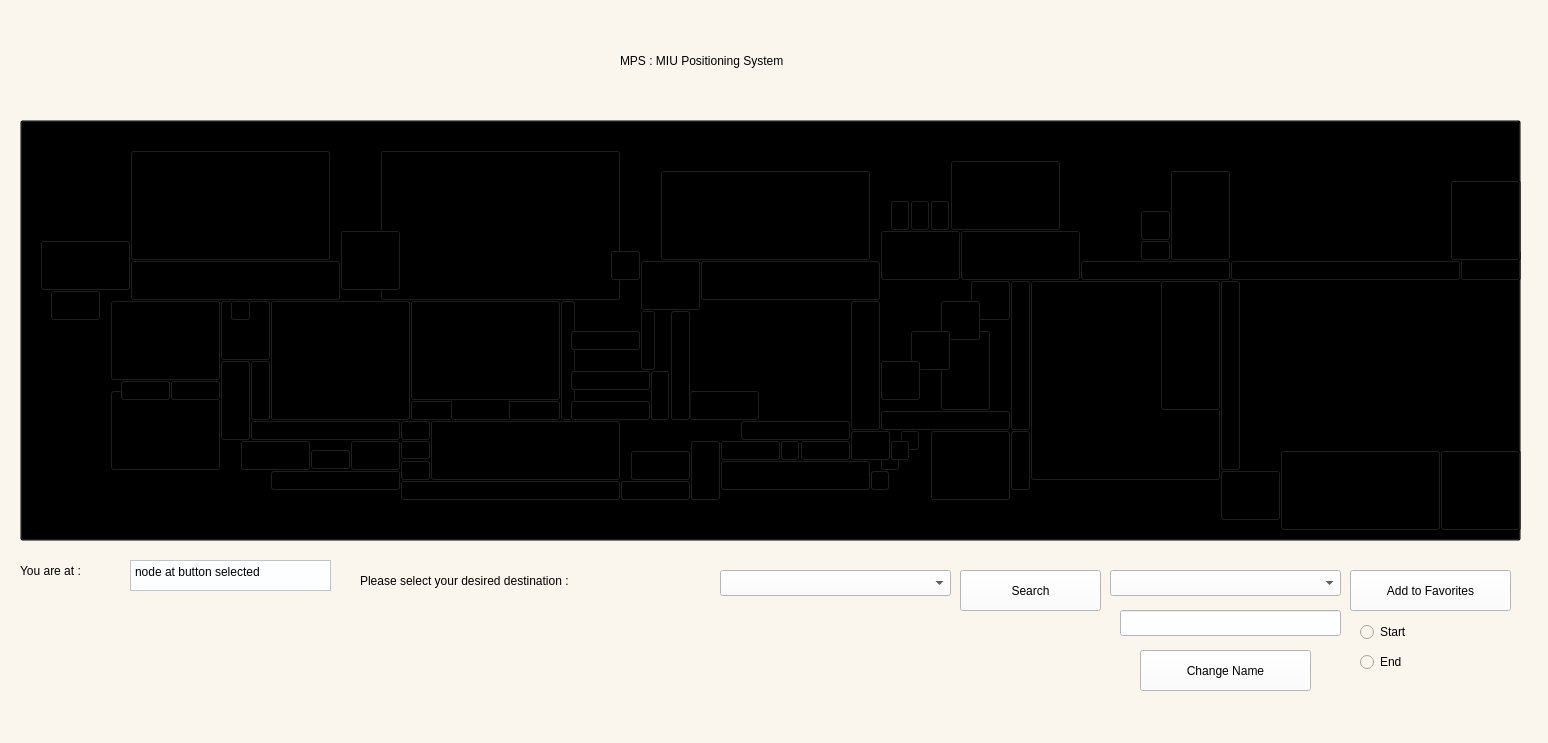
<?xml version="1.0" encoding="UTF-8"?>
<ui version="4.0">
 <class>MPS</class>
 <widget class="QMainWindow" name="MPS">
  <property name="geometry">
   <rect>
    <x>0</x>
    <y>0</y>
    <width>1548</width>
    <height>743</height>
   </rect>
  </property>
  <property name="sizePolicy">
   <sizepolicy hsizetype="Fixed" vsizetype="Fixed">
    <horstretch>0</horstretch>
    <verstretch>0</verstretch>
   </sizepolicy>
  </property>
  <property name="windowTitle">
   <string>MPS</string>
  </property>
  <property name="windowIcon">
   <iconset>
    <normaloff>resources/logo.png</normaloff>resources/logo.png</iconset>
  </property>
  <property name="styleSheet">
   <string notr="true">background-color: rgb(250, 246, 238);</string>
  </property>
  <widget class="QWidget" name="centralwidget">
   <widget class="QPushButton" name="p1_9">
    <property name="geometry">
     <rect>
      <x>740</x>
      <y>420</y>
      <width>111</width>
      <height>21</height>
     </rect>
    </property>
    <property name="styleSheet">
     <string notr="true">QPushButton{background:transparent;}</string>
    </property>
    <property name="text">
     <string/>
    </property>
   </widget>
   <widget class="QPushButton" name="Cinnabon">
    <property name="geometry">
     <rect>
      <x>900</x>
      <y>430</y>
      <width>20</width>
      <height>21</height>
     </rect>
    </property>
    <property name="styleSheet">
     <string notr="true">QPushButton{background:transparent;}</string>
    </property>
    <property name="text">
     <string/>
    </property>
   </widget>
   <widget class="QPushButton" name="p1_0">
    <property name="geometry">
     <rect>
      <x>940</x>
      <y>330</y>
      <width>51</width>
      <height>81</height>
     </rect>
    </property>
    <property name="styleSheet">
     <string notr="true">QPushButton{background:transparent;}</string>
    </property>
    <property name="text">
     <string/>
    </property>
   </widget>
   <widget class="QPushButton" name="CoffeeBoy">
    <property name="geometry">
     <rect>
      <x>930</x>
      <y>200</y>
      <width>20</width>
      <height>31</height>
     </rect>
    </property>
    <property name="styleSheet">
     <string notr="true">QPushButton{background:transparent;}</string>
    </property>
    <property name="text">
     <string/>
    </property>
   </widget>
   <widget class="QPushButton" name="Exit">
    <property name="geometry">
     <rect>
      <x>1460</x>
      <y>250</y>
      <width>61</width>
      <height>31</height>
     </rect>
    </property>
    <property name="styleSheet">
     <string notr="true">QPushButton{background:transparent;}</string>
    </property>
    <property name="text">
     <string/>
    </property>
   </widget>
   <widget class="QPushButton" name="p5_0">
    <property name="geometry">
     <rect>
      <x>1140</x>
      <y>240</y>
      <width>31</width>
      <height>21</height>
     </rect>
    </property>
    <property name="styleSheet">
     <string notr="true">QPushButton{background:transparent;}</string>
    </property>
    <property name="text">
     <string/>
    </property>
   </widget>
   <widget class="QPushButton" name="Pharamacy">
    <property name="geometry">
     <rect>
      <x>660</x>
      <y>170</y>
      <width>211</width>
      <height>91</height>
     </rect>
    </property>
    <property name="styleSheet">
     <string notr="true">QPushButton{background:transparent;}</string>
    </property>
    <property name="text">
     <string/>
    </property>
   </widget>
   <widget class="QPushButton" name="OpposeMain">
    <property name="geometry">
     <rect>
      <x>1170</x>
      <y>170</y>
      <width>61</width>
      <height>91</height>
     </rect>
    </property>
    <property name="styleSheet">
     <string notr="true">QPushButton{background:transparent;}</string>
    </property>
    <property name="text">
     <string/>
    </property>
   </widget>
   <widget class="QPushButton" name="Shabrawy">
    <property name="geometry">
     <rect>
      <x>890</x>
      <y>200</y>
      <width>20</width>
      <height>31</height>
     </rect>
    </property>
    <property name="styleSheet">
     <string notr="true">QPushButton{background:transparent;}</string>
    </property>
    <property name="text">
     <string/>
    </property>
   </widget>
   <widget class="QPushButton" name="N_">
    <property name="geometry">
     <rect>
      <x>430</x>
      <y>420</y>
      <width>191</width>
      <height>61</height>
     </rect>
    </property>
    <property name="styleSheet">
     <string notr="true">QPushButton{background:transparent;}</string>
    </property>
    <property name="text">
     <string/>
    </property>
   </widget>
   <widget class="QPushButton" name="p3_0">
    <property name="geometry">
     <rect>
      <x>650</x>
      <y>370</y>
      <width>20</width>
      <height>51</height>
     </rect>
    </property>
    <property name="styleSheet">
     <string notr="true">QPushButton{background:transparent;}</string>
    </property>
    <property name="text">
     <string/>
    </property>
   </widget>
   <widget class="QPushButton" name="K_">
    <property name="geometry">
     <rect>
      <x>950</x>
      <y>160</y>
      <width>111</width>
      <height>71</height>
     </rect>
    </property>
    <property name="styleSheet">
     <string notr="true">QPushButton{background:transparent;}</string>
    </property>
    <property name="text">
     <string/>
    </property>
   </widget>
   <widget class="QPushButton" name="Entry">
    <property name="geometry">
     <rect>
      <x>1450</x>
      <y>180</y>
      <width>71</width>
      <height>81</height>
     </rect>
    </property>
    <property name="styleSheet">
     <string notr="true">QPushButton{background:transparent;}</string>
    </property>
    <property name="text">
     <string/>
    </property>
   </widget>
   <widget class="QPushButton" name="Booth">
    <property name="geometry">
     <rect>
      <x>880</x>
      <y>450</y>
      <width>20</width>
      <height>21</height>
     </rect>
    </property>
    <property name="styleSheet">
     <string notr="true">QPushButton{background:transparent;}</string>
    </property>
    <property name="text">
     <string/>
    </property>
   </widget>
   <widget class="QPushButton" name="p2_4">
    <property name="geometry">
     <rect>
      <x>689</x>
      <y>390</y>
      <width>71</width>
      <height>31</height>
     </rect>
    </property>
    <property name="styleSheet">
     <string notr="true">QPushButton{background:transparent;}</string>
    </property>
    <property name="text">
     <string/>
    </property>
   </widget>
   <widget class="QPushButton" name="p9">
    <property name="geometry">
     <rect>
      <x>1010</x>
      <y>430</y>
      <width>21</width>
      <height>61</height>
     </rect>
    </property>
    <property name="styleSheet">
     <string notr="true">QPushButton{background:transparent;}</string>
    </property>
    <property name="text">
     <string/>
    </property>
   </widget>
   <widget class="QPushButton" name="Main">
    <property name="geometry">
     <rect>
      <x>1030</x>
      <y>280</y>
      <width>191</width>
      <height>201</height>
     </rect>
    </property>
    <property name="styleSheet">
     <string notr="true">QPushButton{background:transparent;}</string>
    </property>
    <property name="text">
     <string/>
    </property>
   </widget>
   <widget class="QPushButton" name="sideMain">
    <property name="geometry">
     <rect>
      <x>930</x>
      <y>430</y>
      <width>81</width>
      <height>71</height>
     </rect>
    </property>
    <property name="styleSheet">
     <string notr="true">QPushButton{background:transparent;}</string>
    </property>
    <property name="text">
     <string/>
    </property>
   </widget>
   <widget class="QPushButton" name="TBS">
    <property name="geometry">
     <rect>
      <x>890</x>
      <y>440</y>
      <width>20</width>
      <height>21</height>
     </rect>
    </property>
    <property name="styleSheet">
     <string notr="true">QPushButton{background:transparent;}</string>
    </property>
    <property name="text">
     <string/>
    </property>
   </widget>
   <widget class="QPushButton" name="p1_5">
    <property name="geometry">
     <rect>
      <x>880</x>
      <y>410</y>
      <width>131</width>
      <height>21</height>
     </rect>
    </property>
    <property name="styleSheet">
     <string notr="true">QPushButton{background:transparent;}</string>
    </property>
    <property name="text">
     <string/>
    </property>
   </widget>
   <widget class="QPushButton" name="StaffEntry">
    <property name="geometry">
     <rect>
      <x>1440</x>
      <y>450</y>
      <width>81</width>
      <height>81</height>
     </rect>
    </property>
    <property name="styleSheet">
     <string notr="true">QPushButton{background:transparent;}</string>
    </property>
    <property name="text">
     <string/>
    </property>
   </widget>
   <widget class="QPushButton" name="p1_8">
    <property name="geometry">
     <rect>
      <x>640</x>
      <y>260</y>
      <width>61</width>
      <height>51</height>
     </rect>
    </property>
    <property name="styleSheet">
     <string notr="true">QPushButton{background:transparent;}</string>
    </property>
    <property name="text">
     <string/>
    </property>
   </widget>
   <widget class="QPushButton" name="R2GO">
    <property name="geometry">
     <rect>
      <x>1140</x>
      <y>210</y>
      <width>31</width>
      <height>31</height>
     </rect>
    </property>
    <property name="styleSheet">
     <string notr="true">QPushButton{background:transparent;}</string>
    </property>
    <property name="text">
     <string/>
    </property>
   </widget>
   <widget class="QPushButton" name="Reception">
    <property name="geometry">
     <rect>
      <x>1160</x>
      <y>280</y>
      <width>61</width>
      <height>131</height>
     </rect>
    </property>
    <property name="styleSheet">
     <string notr="true">QPushButton{background:transparent;}</string>
    </property>
    <property name="text">
     <string/>
    </property>
   </widget>
   <widget class="QPushButton" name="Manousha">
    <property name="geometry">
     <rect>
      <x>910</x>
      <y>200</y>
      <width>20</width>
      <height>31</height>
     </rect>
    </property>
    <property name="styleSheet">
     <string notr="true">QPushButton{background:transparent;}</string>
    </property>
    <property name="text">
     <string/>
    </property>
   </widget>
   <widget class="QPushButton" name="Mosque">
    <property name="geometry">
     <rect>
      <x>630</x>
      <y>450</y>
      <width>61</width>
      <height>31</height>
     </rect>
    </property>
    <property name="styleSheet">
     <string notr="true">QPushButton{background:transparent;}</string>
    </property>
    <property name="text">
     <string/>
    </property>
   </widget>
   <widget class="QPushButton" name="Faraghly">
    <property name="geometry">
     <rect>
      <x>870</x>
      <y>470</y>
      <width>20</width>
      <height>21</height>
     </rect>
    </property>
    <property name="styleSheet">
     <string notr="true">QPushButton{background:transparent;}</string>
    </property>
    <property name="text">
     <string/>
    </property>
   </widget>
   <widget class="QPushButton" name="p1_1">
    <property name="geometry">
     <rect>
      <x>970</x>
      <y>280</y>
      <width>41</width>
      <height>41</height>
     </rect>
    </property>
    <property name="styleSheet">
     <string notr="true">QPushButton{background:transparent;}</string>
    </property>
    <property name="text">
     <string/>
    </property>
   </widget>
   <widget class="QPushButton" name="p3_5">
    <property name="geometry">
     <rect>
      <x>560</x>
      <y>300</y>
      <width>16</width>
      <height>121</height>
     </rect>
    </property>
    <property name="styleSheet">
     <string notr="true">QPushButton{background:transparent;}</string>
    </property>
    <property name="text">
     <string/>
    </property>
   </widget>
   <widget class="QPushButton" name="S_">
    <property name="geometry">
     <rect>
      <x>380</x>
      <y>150</y>
      <width>241</width>
      <height>151</height>
     </rect>
    </property>
    <property name="styleSheet">
     <string notr="true">QPushButton{background:transparent;}</string>
    </property>
    <property name="text">
     <string/>
    </property>
   </widget>
   <widget class="QPushButton" name="MiniMarket">
    <property name="geometry">
     <rect>
      <x>610</x>
      <y>250</y>
      <width>31</width>
      <height>31</height>
     </rect>
    </property>
    <property name="styleSheet">
     <string notr="true">QPushButton{background:transparent;}</string>
    </property>
    <property name="text">
     <string/>
    </property>
   </widget>
   <widget class="QPushButton" name="p3_4">
    <property name="geometry">
     <rect>
      <x>570</x>
      <y>400</y>
      <width>81</width>
      <height>21</height>
     </rect>
    </property>
    <property name="styleSheet">
     <string notr="true">QPushButton{background:transparent;}</string>
    </property>
    <property name="text">
     <string/>
    </property>
   </widget>
   <widget class="QPushButton" name="p3_7">
    <property name="geometry">
     <rect>
      <x>410</x>
      <y>400</y>
      <width>151</width>
      <height>21</height>
     </rect>
    </property>
    <property name="styleSheet">
     <string notr="true">QPushButton{background:transparent;}</string>
    </property>
    <property name="text">
     <string/>
    </property>
   </widget>
   <widget class="QPushButton" name="p3_6">
    <property name="geometry">
     <rect>
      <x>410</x>
      <y>300</y>
      <width>151</width>
      <height>101</height>
     </rect>
    </property>
    <property name="styleSheet">
     <string notr="true">QPushButton{background:transparent;}</string>
    </property>
    <property name="text">
     <string/>
    </property>
   </widget>
   <widget class="QPushButton" name="p3_2">
    <property name="geometry">
     <rect>
      <x>570</x>
      <y>330</y>
      <width>71</width>
      <height>21</height>
     </rect>
    </property>
    <property name="styleSheet">
     <string notr="true">QPushButton{background:transparent;}</string>
    </property>
    <property name="text">
     <string/>
    </property>
   </widget>
   <widget class="QPushButton" name="p3_3">
    <property name="geometry">
     <rect>
      <x>570</x>
      <y>370</y>
      <width>81</width>
      <height>21</height>
     </rect>
    </property>
    <property name="styleSheet">
     <string notr="true">QPushButton{background:transparent;}</string>
    </property>
    <property name="text">
     <string/>
    </property>
   </widget>
   <widget class="QPushButton" name="SideS">
    <property name="geometry">
     <rect>
      <x>340</x>
      <y>230</y>
      <width>61</width>
      <height>61</height>
     </rect>
    </property>
    <property name="styleSheet">
     <string notr="true">QPushButton{background:transparent;}</string>
    </property>
    <property name="text">
     <string/>
    </property>
   </widget>
   <widget class="QPushButton" name="R_">
    <property name="geometry">
     <rect>
      <x>130</x>
      <y>150</y>
      <width>201</width>
      <height>111</height>
     </rect>
    </property>
    <property name="styleSheet">
     <string notr="true">QPushButton{background:transparent;}</string>
    </property>
    <property name="text">
     <string/>
    </property>
   </widget>
   <widget class="QPushButton" name="BatatesandZalabya">
    <property name="geometry">
     <rect>
      <x>400</x>
      <y>440</y>
      <width>31</width>
      <height>20</height>
     </rect>
    </property>
    <property name="styleSheet">
     <string notr="true">QPushButton{background:transparent;}</string>
    </property>
    <property name="text">
     <string/>
    </property>
   </widget>
   <widget class="QPushButton" name="Sbarro">
    <property name="geometry">
     <rect>
      <x>310</x>
      <y>449</y>
      <width>41</width>
      <height>21</height>
     </rect>
    </property>
    <property name="styleSheet">
     <string notr="true">QPushButton{background:transparent;}</string>
    </property>
    <property name="text">
     <string/>
    </property>
   </widget>
   <widget class="QPushButton" name="FootballField">
    <property name="geometry">
     <rect>
      <x>110</x>
      <y>300</y>
      <width>111</width>
      <height>81</height>
     </rect>
    </property>
    <property name="styleSheet">
     <string notr="true">QPushButton{background:transparent;}</string>
    </property>
    <property name="text">
     <string/>
    </property>
   </widget>
   <widget class="QPushButton" name="BasketBallCourt">
    <property name="geometry">
     <rect>
      <x>110</x>
      <y>390</y>
      <width>111</width>
      <height>81</height>
     </rect>
    </property>
    <property name="styleSheet">
     <string notr="true">QPushButton{background:transparent;}</string>
    </property>
    <property name="text">
     <string/>
    </property>
   </widget>
   <widget class="QPushButton" name="Clinic">
    <property name="geometry">
     <rect>
      <x>50</x>
      <y>290</y>
      <width>51</width>
      <height>31</height>
     </rect>
    </property>
    <property name="styleSheet">
     <string notr="true">QPushButton{background:transparent;}</string>
    </property>
    <property name="text">
     <string/>
    </property>
   </widget>
   <widget class="QPushButton" name="p3_8">
    <property name="geometry">
     <rect>
      <x>270</x>
      <y>300</y>
      <width>141</width>
      <height>121</height>
     </rect>
    </property>
    <property name="styleSheet">
     <string notr="true">QPushButton{background:transparent;}</string>
    </property>
    <property name="text">
     <string/>
    </property>
   </widget>
   <widget class="QPushButton" name="p3_9">
    <property name="geometry">
     <rect>
      <x>400</x>
      <y>420</y>
      <width>31</width>
      <height>21</height>
     </rect>
    </property>
    <property name="styleSheet">
     <string notr="true">QPushButton{background:transparent;}</string>
    </property>
    <property name="text">
     <string/>
    </property>
   </widget>
   <widget class="QPushButton" name="p4_4">
    <property name="geometry">
     <rect>
      <x>170</x>
      <y>380</y>
      <width>51</width>
      <height>21</height>
     </rect>
    </property>
    <property name="styleSheet">
     <string notr="true">QPushButton{background:transparent;}</string>
    </property>
    <property name="text">
     <string/>
    </property>
   </widget>
   <widget class="QPushButton" name="p4_5">
    <property name="geometry">
     <rect>
      <x>120</x>
      <y>380</y>
      <width>51</width>
      <height>21</height>
     </rect>
    </property>
    <property name="styleSheet">
     <string notr="true">QPushButton{background:transparent;}</string>
    </property>
    <property name="text">
     <string/>
    </property>
   </widget>
   <widget class="QPushButton" name="p4_1">
    <property name="geometry">
     <rect>
      <x>350</x>
      <y>440</y>
      <width>51</width>
      <height>31</height>
     </rect>
    </property>
    <property name="styleSheet">
     <string notr="true">QPushButton{background:transparent;}</string>
    </property>
    <property name="text">
     <string/>
    </property>
   </widget>
   <widget class="QPushButton" name="p2_8">
    <property name="geometry">
     <rect>
      <x>400</x>
      <y>460</y>
      <width>31</width>
      <height>21</height>
     </rect>
    </property>
    <property name="styleSheet">
     <string notr="true">QPushButton{background:transparent;}</string>
    </property>
    <property name="text">
     <string/>
    </property>
   </widget>
   <widget class="QPushButton" name="p2_7">
    <property name="geometry">
     <rect>
      <x>270</x>
      <y>470</y>
      <width>131</width>
      <height>21</height>
     </rect>
    </property>
    <property name="styleSheet">
     <string notr="true">QPushButton{background:transparent;}</string>
    </property>
    <property name="text">
     <string/>
    </property>
   </widget>
   <widget class="QPushButton" name="p3_1">
    <property name="geometry">
     <rect>
      <x>640</x>
      <y>310</y>
      <width>16</width>
      <height>61</height>
     </rect>
    </property>
    <property name="styleSheet">
     <string notr="true">QPushButton{background:transparent;}</string>
    </property>
    <property name="text">
     <string/>
    </property>
   </widget>
   <widget class="QPushButton" name="LaFraise">
    <property name="geometry">
     <rect>
      <x>780</x>
      <y>440</y>
      <width>20</width>
      <height>21</height>
     </rect>
    </property>
    <property name="styleSheet">
     <string notr="true">QPushButton{background:transparent;}</string>
    </property>
    <property name="text">
     <string/>
    </property>
   </widget>
   <widget class="QPushButton" name="p1">
    <property name="geometry">
     <rect>
      <x>1230</x>
      <y>260</y>
      <width>231</width>
      <height>21</height>
     </rect>
    </property>
    <property name="styleSheet">
     <string notr="true">QPushButton{background:transparent;}</string>
    </property>
    <property name="text">
     <string/>
    </property>
   </widget>
   <widget class="QPushButton" name="p2">
    <property name="geometry">
     <rect>
      <x>1280</x>
      <y>450</y>
      <width>161</width>
      <height>81</height>
     </rect>
    </property>
    <property name="styleSheet">
     <string notr="true">QPushButton{background:transparent;}</string>
    </property>
    <property name="text">
     <string/>
    </property>
   </widget>
   <widget class="QPushButton" name="p5">
    <property name="geometry">
     <rect>
      <x>1080</x>
      <y>260</y>
      <width>151</width>
      <height>21</height>
     </rect>
    </property>
    <property name="styleSheet">
     <string notr="true">QPushButton{background:transparent;}</string>
    </property>
    <property name="text">
     <string/>
    </property>
   </widget>
   <widget class="QPushButton" name="p6">
    <property name="geometry">
     <rect>
      <x>960</x>
      <y>230</y>
      <width>121</width>
      <height>51</height>
     </rect>
    </property>
    <property name="styleSheet">
     <string notr="true">QPushButton{background:transparent;}</string>
    </property>
    <property name="text">
     <string/>
    </property>
   </widget>
   <widget class="QPushButton" name="p4">
    <property name="geometry">
     <rect>
      <x>1220</x>
      <y>280</y>
      <width>21</width>
      <height>191</height>
     </rect>
    </property>
    <property name="styleSheet">
     <string notr="true">QPushButton{background:transparent;}</string>
    </property>
    <property name="text">
     <string/>
    </property>
   </widget>
   <widget class="QPushButton" name="p7">
    <property name="geometry">
     <rect>
      <x>880</x>
      <y>230</y>
      <width>81</width>
      <height>51</height>
     </rect>
    </property>
    <property name="styleSheet">
     <string notr="true">QPushButton{background:transparent;}</string>
    </property>
    <property name="text">
     <string/>
    </property>
   </widget>
   <widget class="QPushButton" name="p8">
    <property name="geometry">
     <rect>
      <x>1010</x>
      <y>280</y>
      <width>21</width>
      <height>151</height>
     </rect>
    </property>
    <property name="styleSheet">
     <string notr="true">QPushButton{background:transparent;}</string>
    </property>
    <property name="text">
     <string/>
    </property>
   </widget>
   <widget class="QPushButton" name="p1_2">
    <property name="geometry">
     <rect>
      <x>940</x>
      <y>300</y>
      <width>41</width>
      <height>41</height>
     </rect>
    </property>
    <property name="styleSheet">
     <string notr="true">QPushButton{background:transparent;}</string>
    </property>
    <property name="text">
     <string/>
    </property>
   </widget>
   <widget class="QPushButton" name="p1_3">
    <property name="geometry">
     <rect>
      <x>910</x>
      <y>330</y>
      <width>41</width>
      <height>41</height>
     </rect>
    </property>
    <property name="styleSheet">
     <string notr="true">QPushButton{background:transparent;}</string>
    </property>
    <property name="text">
     <string/>
    </property>
   </widget>
   <widget class="QPushButton" name="p1_4">
    <property name="geometry">
     <rect>
      <x>880</x>
      <y>360</y>
      <width>41</width>
      <height>41</height>
     </rect>
    </property>
    <property name="styleSheet">
     <string notr="true">QPushButton{background:transparent;}</string>
    </property>
    <property name="text">
     <string/>
    </property>
   </widget>
   <widget class="QPushButton" name="p1_6">
    <property name="geometry">
     <rect>
      <x>850</x>
      <y>300</y>
      <width>31</width>
      <height>131</height>
     </rect>
    </property>
    <property name="styleSheet">
     <string notr="true">QPushButton{background:transparent;}</string>
    </property>
    <property name="text">
     <string/>
    </property>
   </widget>
   <widget class="QPushButton" name="p1_7">
    <property name="geometry">
     <rect>
      <x>700</x>
      <y>260</y>
      <width>181</width>
      <height>41</height>
     </rect>
    </property>
    <property name="styleSheet">
     <string notr="true">QPushButton{background:transparent;}</string>
    </property>
    <property name="text">
     <string/>
    </property>
   </widget>
   <widget class="QPushButton" name="p3">
    <property name="geometry">
     <rect>
      <x>1220</x>
      <y>470</y>
      <width>61</width>
      <height>51</height>
     </rect>
    </property>
    <property name="styleSheet">
     <string notr="true">QPushButton{background:transparent;}</string>
    </property>
    <property name="text">
     <string/>
    </property>
   </widget>
   <widget class="QPushButton" name="p2_0">
    <property name="geometry">
     <rect>
      <x>850</x>
      <y>430</y>
      <width>41</width>
      <height>31</height>
     </rect>
    </property>
    <property name="styleSheet">
     <string notr="true">QPushButton{background:transparent;}</string>
    </property>
    <property name="text">
     <string/>
    </property>
   </widget>
   <widget class="QPushButton" name="p2_1">
    <property name="geometry">
     <rect>
      <x>720</x>
      <y>460</y>
      <width>151</width>
      <height>31</height>
     </rect>
    </property>
    <property name="styleSheet">
     <string notr="true">QPushButton{background:transparent;}</string>
    </property>
    <property name="text">
     <string/>
    </property>
   </widget>
   <widget class="QPushButton" name="p2_2">
    <property name="geometry">
     <rect>
      <x>720</x>
      <y>440</y>
      <width>61</width>
      <height>21</height>
     </rect>
    </property>
    <property name="styleSheet">
     <string notr="true">QPushButton{background:transparent;}</string>
    </property>
    <property name="text">
     <string/>
    </property>
   </widget>
   <widget class="QPushButton" name="p2_3">
    <property name="geometry">
     <rect>
      <x>690</x>
      <y>440</y>
      <width>31</width>
      <height>61</height>
     </rect>
    </property>
    <property name="styleSheet">
     <string notr="true">QPushButton{background:transparent;}</string>
    </property>
    <property name="text">
     <string/>
    </property>
   </widget>
   <widget class="QPushButton" name="p2_6">
    <property name="geometry">
     <rect>
      <x>400</x>
      <y>480</y>
      <width>221</width>
      <height>21</height>
     </rect>
    </property>
    <property name="styleSheet">
     <string notr="true">QPushButton{background:transparent;}</string>
    </property>
    <property name="text">
     <string/>
    </property>
   </widget>
   <widget class="QPushButton" name="p2_5">
    <property name="geometry">
     <rect>
      <x>620</x>
      <y>480</y>
      <width>71</width>
      <height>21</height>
     </rect>
    </property>
    <property name="styleSheet">
     <string notr="true">QPushButton{background:transparent;}</string>
    </property>
    <property name="text">
     <string/>
    </property>
   </widget>
   <widget class="QPushButton" name="p2_9">
    <property name="geometry">
     <rect>
      <x>670</x>
      <y>310</y>
      <width>21</width>
      <height>111</height>
     </rect>
    </property>
    <property name="styleSheet">
     <string notr="true">QPushButton{background:transparent;}</string>
    </property>
    <property name="text">
     <string/>
    </property>
   </widget>
   <widget class="QPushButton" name="p4_0">
    <property name="geometry">
     <rect>
      <x>250</x>
      <y>420</y>
      <width>151</width>
      <height>21</height>
     </rect>
    </property>
    <property name="styleSheet">
     <string notr="true">QPushButton{background:transparent;}</string>
    </property>
    <property name="text">
     <string/>
    </property>
   </widget>
   <widget class="QPushButton" name="p4_2">
    <property name="geometry">
     <rect>
      <x>240</x>
      <y>440</y>
      <width>71</width>
      <height>31</height>
     </rect>
    </property>
    <property name="styleSheet">
     <string notr="true">QPushButton{background:transparent;}</string>
    </property>
    <property name="text">
     <string/>
    </property>
   </widget>
   <widget class="QPushButton" name="p4_3">
    <property name="geometry">
     <rect>
      <x>220</x>
      <y>360</y>
      <width>31</width>
      <height>81</height>
     </rect>
    </property>
    <property name="styleSheet">
     <string notr="true">QPushButton{background:transparent;}</string>
    </property>
    <property name="text">
     <string/>
    </property>
   </widget>
   <widget class="QPushButton" name="p4_6">
    <property name="geometry">
     <rect>
      <x>220</x>
      <y>300</y>
      <width>51</width>
      <height>61</height>
     </rect>
    </property>
    <property name="styleSheet">
     <string notr="true">QPushButton{background:transparent;}</string>
    </property>
    <property name="text">
     <string/>
    </property>
   </widget>
   <widget class="QPushButton" name="p4_7">
    <property name="geometry">
     <rect>
      <x>250</x>
      <y>360</y>
      <width>21</width>
      <height>61</height>
     </rect>
    </property>
    <property name="styleSheet">
     <string notr="true">QPushButton{background:transparent;}</string>
    </property>
    <property name="text">
     <string/>
    </property>
   </widget>
   <widget class="QPushButton" name="p4_8">
    <property name="geometry">
     <rect>
      <x>130</x>
      <y>260</y>
      <width>211</width>
      <height>41</height>
     </rect>
    </property>
    <property name="styleSheet">
     <string notr="true">QPushButton{background:transparent;}</string>
    </property>
    <property name="text">
     <string/>
    </property>
   </widget>
   <widget class="QPushButton" name="p4_9">
    <property name="geometry">
     <rect>
      <x>40</x>
      <y>240</y>
      <width>91</width>
      <height>51</height>
     </rect>
    </property>
    <property name="styleSheet">
     <string notr="true">QPushButton{background:transparent;}</string>
    </property>
    <property name="text">
     <string/>
    </property>
   </widget>
   <widget class="QPushButton" name="p5_1">
    <property name="geometry">
     <rect>
      <x>800</x>
      <y>440</y>
      <width>51</width>
      <height>21</height>
     </rect>
    </property>
    <property name="styleSheet">
     <string notr="true">QPushButton{background:transparent;}</string>
    </property>
    <property name="text">
     <string/>
    </property>
   </widget>
   <widget class="QLabel" name="label">
    <property name="geometry">
     <rect>
      <x>620</x>
      <y>40</y>
      <width>401</width>
      <height>41</height>
     </rect>
    </property>
    <property name="styleSheet">
     <string notr="true">font: 24pt &quot;Agency FB&quot;;
background-color: rgb(250, 246, 238);</string>
    </property>
    <property name="text">
     <string>MPS : MIU Positioning System</string>
    </property>
   </widget>
   <widget class="QLabel" name="label_2">
    <property name="geometry">
     <rect>
      <x>20</x>
      <y>550</y>
      <width>191</width>
      <height>41</height>
     </rect>
    </property>
    <property name="styleSheet">
     <string notr="true">font: 18pt &quot;Agency FB&quot;;</string>
    </property>
    <property name="text">
     <string>You are at :</string>
    </property>
    <property name="scaledContents">
     <bool>true</bool>
    </property>
   </widget>
   <widget class="QPlainTextEdit" name="START">
    <property name="geometry">
     <rect>
      <x>130</x>
      <y>560</y>
      <width>201</width>
      <height>31</height>
     </rect>
    </property>
    <property name="styleSheet">
     <string notr="true">font: 14pt &quot;Agency FB&quot;;
background-color: rgb(252, 254, 255);</string>
    </property>
    <property name="readOnly">
     <bool>false</bool>
    </property>
    <property name="plainText">
     <string>node at button selected</string>
    </property>
    <property name="overwriteMode">
     <bool>false</bool>
    </property>
   </widget>
   <widget class="QLabel" name="label_3">
    <property name="geometry">
     <rect>
      <x>360</x>
      <y>560</y>
      <width>361</width>
      <height>41</height>
     </rect>
    </property>
    <property name="styleSheet">
     <string notr="true">font: 18pt &quot;Agency FB&quot;;</string>
    </property>
    <property name="text">
     <string>Please select your desired destination :</string>
    </property>
   </widget>
   <widget class="QLabel" name="label_4">
    <property name="geometry">
     <rect>
      <x>610</x>
      <y>640</y>
      <width>431</width>
      <height>61</height>
     </rect>
    </property>
    <property name="styleSheet">
     <string notr="true">font: 18pt &quot;Agency FB&quot;;</string>
    </property>
    <property name="text">
     <string/>
    </property>
    <property name="textFormat">
     <enum>Qt::PlainText</enum>
    </property>
   </widget>
   <widget class="QPushButton" name="Gyro">
    <property name="geometry">
     <rect>
      <x>230</x>
      <y>300</y>
      <width>21</width>
      <height>21</height>
     </rect>
    </property>
    <property name="styleSheet">
     <string notr="true">QPushButton{background:transparent;}</string>
    </property>
    <property name="text">
     <string/>
    </property>
   </widget>
   <widget class="QPushButton" name="pushButton">
    <property name="geometry">
     <rect>
      <x>960</x>
      <y>570</y>
      <width>141</width>
      <height>41</height>
     </rect>
    </property>
    <property name="styleSheet">
     <string notr="true">font: 18pt &quot;Agency FB&quot;;
background-color: rgb(252, 254, 255);</string>
    </property>
    <property name="text">
     <string>Search</string>
    </property>
   </widget>
   <widget class="QLabel" name="WelcomeTag">
    <property name="geometry">
     <rect>
      <x>50</x>
      <y>30</y>
      <width>471</width>
      <height>61</height>
     </rect>
    </property>
    <property name="font">
     <font>
      <family>Agency FB</family>
      <pointsize>18</pointsize>
      <italic>false</italic>
      <bold>false</bold>
     </font>
    </property>
    <property name="styleSheet">
     <string notr="true">font: 18pt &quot;Agency FB&quot;;
color: rgb(0, 0, 0);
background-color: rgb(250, 246, 238);</string>
    </property>
    <property name="text">
     <string/>
    </property>
    <property name="wordWrap">
     <bool>true</bool>
    </property>
   </widget>
   <widget class="QPushButton" name="p5_2">
    <property name="geometry">
     <rect>
      <x>450</x>
      <y>300</y>
      <width>61</width>
      <height>121</height>
     </rect>
    </property>
    <property name="styleSheet">
     <string notr="true">QPushButton{background:transparent;}</string>
    </property>
    <property name="text">
     <string/>
    </property>
   </widget>
   <widget class="QPushButton" name="out">
    <property name="geometry">
     <rect>
      <x>20</x>
      <y>120</y>
      <width>1501</width>
      <height>421</height>
     </rect>
    </property>
    <property name="styleSheet">
     <string notr="true">QPushButton{background:transparent;}</string>
    </property>
    <property name="text">
     <string/>
    </property>
    <property name="icon">
     <iconset resource="resources/Pics.qrc">
      <normaloff>:/Images/map.jpg</normaloff>:/Images/map.jpg</iconset>
    </property>
   </widget>
   <widget class="QComboBox" name="comboBox">
    <property name="geometry">
     <rect>
      <x>720</x>
      <y>570</y>
      <width>231</width>
      <height>26</height>
     </rect>
    </property>
    <property name="styleSheet">
     <string notr="true">font: 18pt &quot;Agency FB&quot;;
background-color: rgb(252, 254, 255);</string>
    </property>
   </widget>
   <widget class="QPushButton" name="AddFav">
    <property name="geometry">
     <rect>
      <x>1350</x>
      <y>570</y>
      <width>161</width>
      <height>41</height>
     </rect>
    </property>
    <property name="styleSheet">
     <string notr="true">font: 18pt &quot;Agency FB&quot;;
background-color: rgb(252, 254, 255);</string>
    </property>
    <property name="text">
     <string>Add to Favorites</string>
    </property>
   </widget>
   <widget class="QLineEdit" name="Editor">
    <property name="geometry">
     <rect>
      <x>1120</x>
      <y>610</y>
      <width>221</width>
      <height>26</height>
     </rect>
    </property>
    <property name="styleSheet">
     <string notr="true">font: 18pt &quot;Agency FB&quot;;
background-color: rgb(252, 254, 255);</string>
    </property>
   </widget>
   <widget class="QPushButton" name="Change">
    <property name="geometry">
     <rect>
      <x>1140</x>
      <y>650</y>
      <width>171</width>
      <height>41</height>
     </rect>
    </property>
    <property name="styleSheet">
     <string notr="true">font: 18pt &quot;Agency FB&quot;;
background-color: rgb(252, 254, 255);</string>
    </property>
    <property name="text">
     <string>Change Name</string>
    </property>
   </widget>
   <widget class="QComboBox" name="Favs">
    <property name="geometry">
     <rect>
      <x>1110</x>
      <y>570</y>
      <width>231</width>
      <height>26</height>
     </rect>
    </property>
    <property name="styleSheet">
     <string notr="true">font: 16pt &quot;Agency FB&quot;;
background-color: rgb(252, 254, 255);</string>
    </property>
   </widget>
   <widget class="QRadioButton" name="re">
    <property name="geometry">
     <rect>
      <x>1360</x>
      <y>650</y>
      <width>110</width>
      <height>24</height>
     </rect>
    </property>
    <property name="styleSheet">
     <string notr="true">font: 18pt &quot;Agency FB&quot;;</string>
    </property>
    <property name="text">
     <string>End</string>
    </property>
   </widget>
   <widget class="QRadioButton" name="rs">
    <property name="geometry">
     <rect>
      <x>1360</x>
      <y>620</y>
      <width>110</width>
      <height>24</height>
     </rect>
    </property>
    <property name="styleSheet">
     <string notr="true">font: 18pt &quot;Agency FB&quot;;</string>
    </property>
    <property name="text">
     <string>Start</string>
    </property>
   </widget>
   <widget class="QLabel" name="label_5">
    <property name="geometry">
     <rect>
      <x>20</x>
      <y>120</y>
      <width>1501</width>
      <height>421</height>
     </rect>
    </property>
    <property name="text">
     <string/>
    </property>
    <property name="pixmap">
     <pixmap resource="resources/Pics.qrc">:/Images/map.jpg</pixmap>
    </property>
    <property name="scaledContents">
     <bool>true</bool>
    </property>
   </widget>
   <zorder>label_5</zorder>
   <zorder>out</zorder>
   <zorder>label_3</zorder>
   <zorder>comboBox</zorder>
   <zorder>p1_9</zorder>
   <zorder>Cinnabon</zorder>
   <zorder>p1_0</zorder>
   <zorder>CoffeeBoy</zorder>
   <zorder>Exit</zorder>
   <zorder>p5_0</zorder>
   <zorder>Pharamacy</zorder>
   <zorder>OpposeMain</zorder>
   <zorder>Shabrawy</zorder>
   <zorder>N_</zorder>
   <zorder>p3_0</zorder>
   <zorder>K_</zorder>
   <zorder>Entry</zorder>
   <zorder>Booth</zorder>
   <zorder>p2_4</zorder>
   <zorder>p9</zorder>
   <zorder>Main</zorder>
   <zorder>sideMain</zorder>
   <zorder>TBS</zorder>
   <zorder>p1_5</zorder>
   <zorder>StaffEntry</zorder>
   <zorder>p1_8</zorder>
   <zorder>R2GO</zorder>
   <zorder>Reception</zorder>
   <zorder>Manousha</zorder>
   <zorder>Mosque</zorder>
   <zorder>Faraghly</zorder>
   <zorder>p1_1</zorder>
   <zorder>p3_5</zorder>
   <zorder>S_</zorder>
   <zorder>MiniMarket</zorder>
   <zorder>p3_4</zorder>
   <zorder>p3_7</zorder>
   <zorder>p3_2</zorder>
   <zorder>p3_3</zorder>
   <zorder>SideS</zorder>
   <zorder>R_</zorder>
   <zorder>BatatesandZalabya</zorder>
   <zorder>Sbarro</zorder>
   <zorder>FootballField</zorder>
   <zorder>BasketBallCourt</zorder>
   <zorder>Clinic</zorder>
   <zorder>p3_8</zorder>
   <zorder>p3_9</zorder>
   <zorder>p4_4</zorder>
   <zorder>p4_5</zorder>
   <zorder>p4_1</zorder>
   <zorder>p2_8</zorder>
   <zorder>p2_7</zorder>
   <zorder>p3_1</zorder>
   <zorder>LaFraise</zorder>
   <zorder>p1</zorder>
   <zorder>p2</zorder>
   <zorder>p5</zorder>
   <zorder>p6</zorder>
   <zorder>p4</zorder>
   <zorder>p7</zorder>
   <zorder>p8</zorder>
   <zorder>p1_2</zorder>
   <zorder>p1_3</zorder>
   <zorder>p1_4</zorder>
   <zorder>p1_6</zorder>
   <zorder>p1_7</zorder>
   <zorder>p3</zorder>
   <zorder>p2_0</zorder>
   <zorder>p2_1</zorder>
   <zorder>p2_2</zorder>
   <zorder>p2_3</zorder>
   <zorder>p2_6</zorder>
   <zorder>p2_5</zorder>
   <zorder>p2_9</zorder>
   <zorder>p4_0</zorder>
   <zorder>p4_2</zorder>
   <zorder>p4_3</zorder>
   <zorder>p4_6</zorder>
   <zorder>p4_7</zorder>
   <zorder>p4_8</zorder>
   <zorder>p4_9</zorder>
   <zorder>p5_1</zorder>
   <zorder>label</zorder>
   <zorder>label_2</zorder>
   <zorder>START</zorder>
   <zorder>label_4</zorder>
   <zorder>Gyro</zorder>
   <zorder>pushButton</zorder>
   <zorder>WelcomeTag</zorder>
   <zorder>p5_2</zorder>
   <zorder>p3_6</zorder>
   <zorder>AddFav</zorder>
   <zorder>Editor</zorder>
   <zorder>Favs</zorder>
   <zorder>Change</zorder>
   <zorder>re</zorder>
   <zorder>rs</zorder>
  </widget>
  <widget class="QMenuBar" name="menubar">
   <property name="geometry">
    <rect>
     <x>0</x>
     <y>0</y>
     <width>1548</width>
     <height>22</height>
    </rect>
   </property>
  </widget>
  <widget class="QStatusBar" name="statusbar"/>
 </widget>
 <resources>
  <include location="MPS.qrc"/>
  <include location="resources/Pics.qrc"/>
 </resources>
 <connections/>
</ui>
